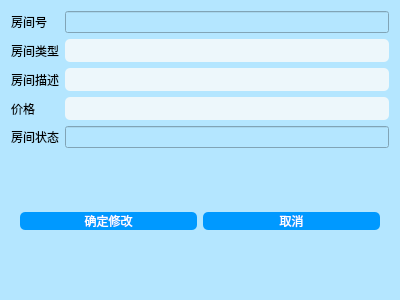
<?xml version="1.0" encoding="UTF-8"?>
<ui version="4.0">
 <class>ChangeRoomInfoDialog</class>
 <widget class="QDialog" name="ChangeRoomInfoDialog">
  <property name="geometry">
   <rect>
    <x>0</x>
    <y>0</y>
    <width>400</width>
    <height>300</height>
   </rect>
  </property>
  <property name="windowTitle">
   <string>Dialog</string>
  </property>
  <property name="styleSheet">
   <string notr="true">background-color: rgb(180, 230, 255);


</string>
  </property>
  <layout class="QGridLayout" name="gridLayout">
   <item row="0" column="0" colspan="2">
    <widget class="QLabel" name="label">
     <property name="text">
      <string>房间号</string>
     </property>
    </widget>
   </item>
   <item row="0" column="2">
    <widget class="QLineEdit" name="letRoomNumber">
     <property name="enabled">
      <bool>false</bool>
     </property>
    </widget>
   </item>
   <item row="1" column="0" colspan="2">
    <widget class="QLabel" name="label_2">
     <property name="text">
      <string>房间类型</string>
     </property>
    </widget>
   </item>
   <item row="1" column="2">
    <widget class="QLineEdit" name="letRoomType">
     <property name="styleSheet">
      <string notr="true">QLineEdit
{
background-color:rgb(237,247,251);
border-radius:5px;
font :18px;
}</string>
     </property>
    </widget>
   </item>
   <item row="2" column="0" colspan="2">
    <widget class="QLabel" name="label_3">
     <property name="text">
      <string>房间描述</string>
     </property>
    </widget>
   </item>
   <item row="2" column="2">
    <widget class="QLineEdit" name="letRoomDepict">
     <property name="styleSheet">
      <string notr="true">QLineEdit
{
background-color:rgb(237,247,251);
border-radius:5px;
font :18px;
}</string>
     </property>
    </widget>
   </item>
   <item row="3" column="0">
    <widget class="QLabel" name="label_4">
     <property name="text">
      <string>价格</string>
     </property>
    </widget>
   </item>
   <item row="3" column="2">
    <widget class="QLineEdit" name="letPrice">
     <property name="styleSheet">
      <string notr="true">QLineEdit
{
background-color:rgb(237,247,251);
border-radius:5px;
font :18px;
}</string>
     </property>
    </widget>
   </item>
   <item row="4" column="0" colspan="2">
    <widget class="QLabel" name="label_5">
     <property name="text">
      <string>房间状态</string>
     </property>
    </widget>
   </item>
   <item row="4" column="2">
    <widget class="QLineEdit" name="letStatus">
     <property name="enabled">
      <bool>false</bool>
     </property>
    </widget>
   </item>
   <item row="5" column="0" colspan="3">
    <widget class="QWidget" name="widget" native="true">
     <property name="styleSheet">
      <string notr="true">
QPushButton
{
    color: rgb(255, 255, 255);
background-color: rgb(0,153,255);
border-radius:5px
}
</string>
     </property>
     <layout class="QHBoxLayout" name="horizontalLayout">
      <item>
       <widget class="QPushButton" name="btnChange">
        <property name="text">
         <string>确定修改</string>
        </property>
       </widget>
      </item>
      <item>
       <widget class="QPushButton" name="btnCancel">
        <property name="text">
         <string>取消</string>
        </property>
       </widget>
      </item>
     </layout>
    </widget>
   </item>
  </layout>
 </widget>
 <resources/>
 <connections/>
</ui>
